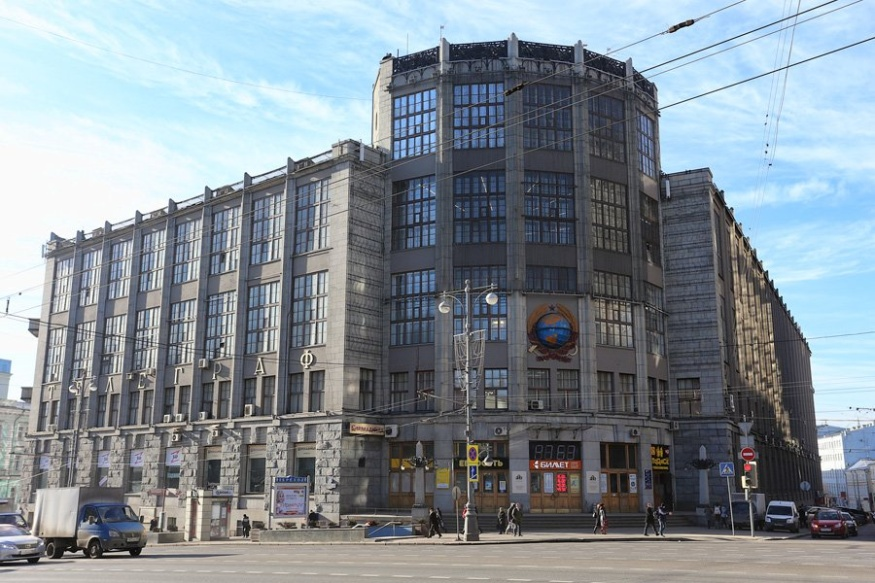
#> input picture Неделя 8. Ускоренные градиентные методы. Идея метода сопряженных градиентов/campus.jpg, 875 x 583 px, found by its file name
$ jupyter execute 'Неделя 9_Методы оптимизации_Домашнее задание.ipynb'
#> lines starting #> are read from the running program, lines starting #| are printed output that depends on the picture; long printed decimals are rounded
# Домашнее задание 9 (16 pts)

Неточный метод Ньютона. На слайдах этой недели — шаг Ньютона, демпфирование, BFGS и L-BFGS. Схема неточного Ньютона перенесена сюда: ниже она записана целиком, на слайдах её нет.

Метод Нестерова с известными $L$ и $\mu$ — слайд недели 8 «Схема, когда известны $L$ и $\mu$». Обратное обновление BFGS и условия Вульфа — слайды этой недели. Здесь повторены только константы, чтобы четыре метода сравнивались в одной постановке.

Во второй задаче гессиан собирают явно и по его структуре выбирают, как решать систему в шаге Ньютона.

Графики и письменный вывод обязательны в каждом пункте. Без комментария баллы за пункт не ставятся.

## Неточный метод Ньютона

### Зачем не решать систему точно

Шаг Ньютона — решение $\mathbf{H}_k\mathbf{d}=-\mathbf{g}_k$, где $\mathbf{g}_k=f'(\mathbf{x}_k)$ и $\mathbf{H}_k=f''(\mathbf{x}_k)$.

- Далеко от минимума квадратичная модель всё равно грубая. Тратить порядка $N^3$ на точное $\mathbf{d}$ нет смысла: снаружи шаг ещё укоротят.
- Близко к минимуму точность решения системы становится важной, но и там часто хватает невязки, сравнимой с $\|\mathbf{g}_k\|$, а не с машинным нулём.
- При большом $N$ гессиан не хранят. Нужна процедура «вектор на вход, $\mathbf{H}\mathbf{v}$ на выход» — та же договорённость, что с матрицей $\mathbf{A}$ у сопряжённых градиентов на неделе 8.

### Допуск на невязку

Направление $\mathbf{d}_k$ считают достаточно точным, если

$$
\|f''(\mathbf{x}_k)\mathbf{d}_k+f'(\mathbf{x}_k)\|
\le
\eta_k\|f'(\mathbf{x}_k)\|,
\qquad
0\le\eta_k<1.
$$

Число $\eta_k$ задаёт, какую долю невязки разрешено оставить. В условиях локальной теоремы Ньютона полный шаг с таким $\mathbf{d}_k$ сходится

- линейно, если $\eta_k\le\bar\eta<1$;
- сверхлинейно, если $\eta_k\to 0$;
- квадратично, если $\eta_k=O(\|f'(\mathbf{x}_k)\|)$.

Это теоремы 2.3 и 3.3 в [R. S. Dembo, S. C. Eisenstat, T. Steihaug, *Inexact Newton Methods*, SIAM J. Numer. Anal. **19** (1982), 400–408](https://doi.org/10.1137/0719025).
В задании ниже фиксирован один выбор, $\eta_k=\min(0{,}5,\|\mathbf{g}_k\|/\|\mathbf{g}_0\|)$. Он убывает к нулю пропорционально норме градиента, то есть имеет порядок $O(\|\mathbf{g}_k\|)$. Менять его от метода к методу не нужно.

На квадратичной модели невязка внешней итерации умножается на $\eta_k$ точно, потому что шаг берётся вдоль ньютоновского направления.

### Как считать направление

Гессиан не собирают. Систему $\mathbf{H}\mathbf{d}=-\mathbf{g}$ решают сопряжёнными градиентами.

1. Старт внутреннего цикла в базовом варианте — $\mathbf{d}=\mathbf{0}$. Тогда невязка равна $-\mathbf{g}$, и первый шаг идёт вдоль $-\mathbf{g}$. В пункте 3 сравниваются другие стартовые векторы. Для любого ненулевого старта невязку $\mathbf{r}=-(\mathbf{g}+\mathbf{H}\mathbf{d})$ считают заново: подставлять прошлый вектор невязки нельзя, правая часть уже другая.
2. Остановка: $\|\mathbf{H}\mathbf{d}+\mathbf{g}\|\le\eta\|\mathbf{g}\|$, либо исчерпан предел итераций $N$.
3. Если для пробного направления $\mathbf{p}$ оказалось $\mathbf{p}^\top\mathbf{H}\mathbf{p}\le 0$, цикл прерывают. Гессиан вдоль $\mathbf{p}$ не положительно определён, и шаг СГ по этой формуле не определён. Если ни одного успешного шага ещё не было, возвращают $-\mathbf{g}$ при нулевом старте и сам стартовый вектор, когда $\langle\mathbf{g},\mathbf{d}\rangle<0$. Иначе возвращают уже построенное $\mathbf{d}$.
4. После выхода проверяют спуск: если $\langle\mathbf{g},\mathbf{d}\rangle\ge 0$, направление заменяют на $-\mathbf{g}$. Нулевой старт при $\mathbf{H}\succ 0$ эту проверку проходит сам. Ненулевой старт — не всегда.
5. Снаружи — поиск Армихо с пробой $\alpha=1$, $c_1=10^{-4}$, укорочение $\rho=1/2$. Неточный шаг тоже может быть слишком длинным.

Один внутренний шаг стоит одного умножения на гессиан, который явно не собирается.

## Задача 1 (10 pts). Смазанный снимок с битыми пикселями

На неделе 8 тот же кадр восстанавливался квадратичной невязкой $\tfrac12\|\mathbf{K}\mathbf{u}-\mathbf{b}\|^2$. Квадрат считает битый пиксель обычным измерением: один выброс тянет за собой целое пятно. Здесь невязка растёт на больших остатках линейно, а не квадратично,

$$
f(\mathbf{u})
=
\sum_{i=1}^{N}\log\cosh\bigl((\mathbf{K}\mathbf{u}-\mathbf{b})_i\bigr)
+
\frac{\mu}{2}\|\mathbf{u}\|^2,
\qquad
N=n^2.
$$

Смазывание имитируется той же периодической гауссовой свёрткой, что в задании 8.
Ядро чётное, поэтому $\mathbf{K}=\mathbf{K}^\top$, а `blur_eigs` возвращает вещественные собственные значения. Резкий кадр — центральный квадрат `campus.jpg`, прореженный до $n\times n$: из каждого блока берётся один пиксель, без усреднения. В $f$ он не входит.

Градиент, $r=\mathbf{K}\mathbf{u}-\mathbf{b}$, уже есть в `gradient`:

$$
f'(\mathbf{u})
=
\mathbf{K}\tanh(r)+\mu\mathbf{u}.
$$

Умножения на гессиан в коде нет. Его выводят и программируют в пункте 1.

Вторая производная $\log\cosh$ равна $\mathrm{sech}^2$ и лежит в $(0,1]$. Ядро нормировано на единицу, поэтому $\|\mathbf{K}\|_2=\max_i|\lambda_i(\mathbf{K})|$. Код печатает это число: оно равно 1 с точностью до округления Фурье. Отсюда $L$-гладкость и сильная выпуклость со штрафом $\mu$,

$$
L=\|\mathbf{K}\|_2^2+\mu,
\qquad
\kappa=\frac{L}{\mu}.
$$

Константа сильной выпуклости — именно штраф $\mu$. Слагаемое со свёрткой положительно полуопределено и нижнюю оценку не улучшает.

Точный Ньютон в этом задании собирает гессиан столбцами: $i$-й столбец равен `hessian_vec` на $i$-м орте. Затем матрицу симметризуют, $(\mathbf{H}+\mathbf{H}^\top)/2$, и решают систему. Ускорять сборку диагонализацией свёртки не нужно. Сравнивается цена плотной матрицы с ценой нескольких умножений.

Старт всех методов — нулевой вектор. Допуск один: $\|\mathbf{g}_k\|/\|\mathbf{g}_0\|\le 10^{-6}$. Время — `time.perf_counter` вокруг цикла метода, вместе с поиском шага и внутренними сопряжёнными градиентами, без построения графиков.

1. **(2 pts)** Реализуйте `hessian_vec(u, v, eigvals, b, mu)`: по вектору `v` она возвращает $f''(\mathbf{u})\mathbf{v}$ и не собирает матрицу $N\times N$.

   Проверка — случайные $\mathbf{u}$ и $\mathbf{v}$ той же длины и шаг $\varepsilon=10^{-6}$. Сравните свой результат с центральной разностью

$$
\frac{f'(\mathbf{u}+\varepsilon\mathbf{v})-f'(\mathbf{u}-\varepsilon\mathbf{v})}{2\varepsilon}.
$$

   В комментарии запишите формулу произведения, относительную ошибку проверки и сколько вызовов `apply_K` стоит одно умножение. В методах ниже используйте `hessian_vec`, а не конечную разность.

2. **(3 pts)** Возьмите $n=128$, `sigma_blur = 2.0`, $\mu=10^{-3}$, `seed = 0`. Посчитайте $\kappa$.

   Запустите четыре метода.

   - Демпфированный Ньютон. Сборка плотного гессиана $\mathbf{H}$. Поиск Армихо: проба $\alpha=1$, $c_1=10^{-4}$, $\rho=1/2$. Бюджет — 20 внешних шагов.
   - Неточный Ньютон с нулевым стартом СГ и $\eta_k=\min(0{,}5,\|\mathbf{g}_k\|/\|\mathbf{g}_0\|)$. Тот же Армихо. Внутренний бюджет — $N$ умножений на гессиан на один внешний шаг. Внешний бюджет — 20 шагов.
   - Нестеров с известными $L$ и $\mu$: упреждение $\mathbf{y}_k=\mathbf{x}_k+\beta(\mathbf{x}_k-\mathbf{x}_{k-1})$, затем шаг $1/L$ из $\mathbf{y}_k$, $\beta=(\sqrt{\kappa}-1)/(\sqrt{\kappa}+1)$, $\mathbf{x}_{-1}=\mathbf{x}_0$. Бюджет — 2000 итераций.
   - BFGS. Обратное обновление со слайда, условия Вульфа с $c_1=10^{-4}$, $c_2=0{,}9$, проба $\alpha=1$. После первого принятого шага с $\mathbf{y}^\top\mathbf{s}>0$ положите $\mathbf{H}\leftarrow\gamma\mathbf{I}$, $\gamma=(\mathbf{s}^\top\mathbf{y})/(\mathbf{y}^\top\mathbf{y})$, и уже к этой матрице примените обновление. При $\mathbf{y}^\top\mathbf{s}\le 0$ обновление пропускайте. Если $\langle\mathbf{g},\mathbf{d}\rangle\ge 0$, берите $\mathbf{d}=-\mathbf{g}$. Бюджет — 250 итераций.

   Если бюджет кончился раньше допуска, так и запишите.

   На одном графике с логарифмической осью $y$ — относительная норма градиента против номера итерации. Для обоих Ньютонов номер — внешний шаг, для Нестерова и BFGS — шаг метода, без укорочений поиска. На втором таком же графике по горизонтали — секунды от старта метода.

   В таблице: итерации до допуска, секунды, финальная относительная норма. Для неточного Ньютона добавьте суммарное число вызовов `hessian_vec`.

   Рядом с наблюдением $\mathbf{b}$ покажите резкий кадр и восстановление точного Ньютона.

   В комментарии: кто впереди по итерациям и кто по времени; почему метод с меньшим числом итераций может быть медленнее; как число шагов Нестерова соотносится с $\sqrt{\kappa}$, а хвост Ньютона — с локальной квадратичной фазой. По кадру: остались ли битые пиксели яркими пятнами.

3. **(3 pts)** Та же задача, $n=128$, тот же $\eta_k$, тот же допуск и те же бюджеты. Меняется только стартовый вектор СГ внутри неточного Ньютона. Принятый шаг $\mathbf{s}_{k-1}=\mathbf{x}_k-\mathbf{x}_{k-1}$ уже включает множитель Армихо. На первом внешнем шаге все четыре схемы стартуют с нуля.

   - Нулевой старт, $\mathbf{d}_0=\mathbf{0}$.
   - Прошлый шаг, $\mathbf{d}_0=\mathbf{s}_{k-1}$.
   - Масштабированный прошлый шаг, $\mathbf{d}_0=\mathbf{s}_{k-1}\,\|\mathbf{g}_k\|/\|\mathbf{g}_{k-1}\|$.
   - Масштабированный шаг с отказом. Пробный вектор — тот же, что в предыдущей схеме. Если $\|\mathbf{H}\mathbf{d}_0+\mathbf{g}_k\|<\|\mathbf{g}_k\|$, стартуйте с него, иначе с нуля. Проверочное умножение входит в счётчик. Невязка нулевого вектора равна $\|\mathbf{g}_k\|$, поэтому порог сравнивает пробный старт с нулевым.

   Для ненулевого $\mathbf{d}_0$ невязка пересчитывается, и это умножение тоже считается. Правило отрицательной кривизны и замена направления на $-\mathbf{g}$ при $\langle\mathbf{g},\mathbf{d}\rangle\ge 0$ — из раздела выше.

   На одном графике — число вызовов `hessian_vec` на внешнем шаге, четыре линии. В таблице: внешние итерации, суммарные умножения, секунды и сколько раз проверка спуска заменила направление на $-\mathbf{g}$.

   В комментарии: на каких внешних шагах схемы расходятся и почему прошлый шаг Ньютона может быть для СГ хуже нуля. Опирайтесь на невязку нулевого старта.

4. **(2 pts)** Повторите пункт 2 при $n=256$. Те же $\sigma$, $\mu$, `seed`, допуск. Неточный Ньютон — только с нулевым стартом. Точный Ньютон запускайте один раз. Если он не уложился в 3 минуты, остановите и запишите время и достигнутую норму градиента.

   Таблица — итерации и секунды. В комментарии: сохранился ли порядок методов по итерациям и как время точного Ньютона выросло с $N=n^2$. Одно умножение на гессиан — две свёртки, сборка матрицы — $N$ таких умножений.

[cell 1]
import time
import numpy as np
import matplotlib.pyplot as plt


def blur_eigs(n, sigma):
    """Собственные значения гауссовой свёртки с периодической границей."""
    ax = np.arange(n)
    dist = np.minimum(ax, n - ax).astype(float)
    xx, yy = np.meshgrid(dist, dist, indexing="ij")
    ker = np.exp(-(xx ** 2 + yy ** 2) / (2.0 * sigma ** 2))
    ker /= ker.sum()
    return np.fft.fft2(ker).real


def apply_K(u, eigvals):
    """Одна свёртка. eigvals — то, что вернул blur_eigs."""
    U = np.asarray(u, dtype=float).reshape(eigvals.shape)
    return np.fft.ifft2(eigvals * np.fft.fft2(U)).real.ravel()


def load_sharp(path, n):
    """Яркость campus.jpg: центральный квадрат, один пиксель из блока.
    Усреднения нет, иначе резкий кадр уже смазан. В f не входит.
    """
#> called with path = 'campus.jpg', n = 256
    rgb = np.asarray(plt.imread(path), dtype=float)
    if rgb.max() > 1.5:
        rgb = rgb / 255.0
    gray = rgb[..., :3] @ np.array([0.2989, 0.5870, 0.1140])
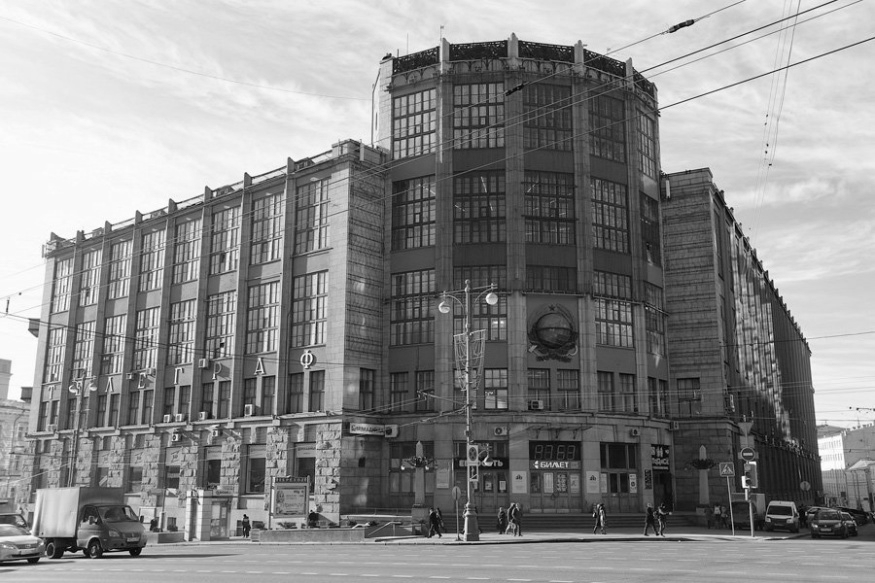
#> gray: shape (583, 875) float64; min 0.000894, max 1, mean 0.548
    height, width = gray.shape
#> height = 583; width = 875
    side = min(height, width)
#> side = 583
    top = (height - side) // 2
#> top = 0
    left = (width - side) // 2
#> left = 146
    gray = gray[top:top + side, left:left + side]
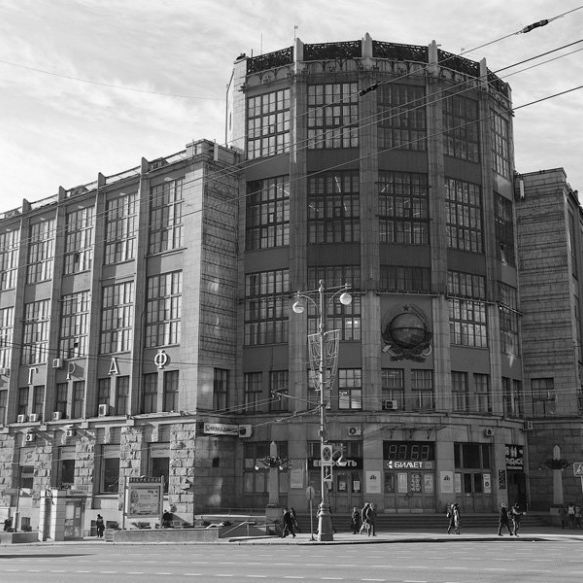
#> gray: shape (583, 583) float64; min 0.00369, max 0.999, mean 0.478
    block = side // n
#> block = 2
    gray = gray[: block * n, : block * n]
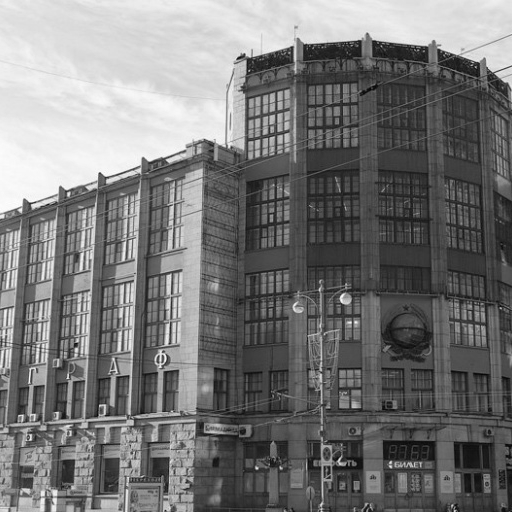
#> gray: shape (512, 512) float64; min 0.023, max 0.999, mean 0.47
    return gray[block // 2::block, block // 2::block][:n, :n]
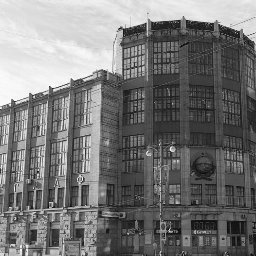
#> returned value: shape (256, 256) float64; min 0.0241, max 0.999, mean 0.47


def logcosh(r):
    """Устойчивый log(cosh r): при большом |r| это |r| - log 2."""
    a = np.abs(r)
    return a + np.log1p(np.exp(-2.0 * a)) - np.log(2.0)


def value(u, eigvals, b, mu):
    r = apply_K(u, eigvals) - b
    return float(np.sum(logcosh(r)) + 0.5 * mu * np.dot(u, u))


def gradient(u, eigvals, b, mu):
    r = apply_K(u, eigvals) - b
    return apply_K(np.tanh(r), eigvals) + mu * u


# Пункт 1: def hessian_vec(u, v, eigvals, b, mu) возвращает f''(u) v.


def make_observation(n, sigma, mu, seed=0, path="campus.jpg"):
    """Наблюдение b: смазывание слабый гауссов шум и n битых пикселей."""
    eigvals = blur_eigs(n, sigma)
    sharp = load_sharp(path, n).ravel()
    rng = np.random.default_rng(seed)
    blurred = apply_K(sharp, eigvals)
    b = blurred + 0.01 * rng.normal(size=blurred.shape)
    broken = rng.choice(n * n, size=n, replace=False)
    b[broken] += rng.choice([-1.0, 1.0], size=n) * rng.uniform(0.8, 1.5, size=n)
    spec = float(np.max(np.abs(eigvals)))
    L = spec ** 2 + mu
    return {
        "eigvals": eigvals,
        "b": b,
        "sharp": sharp,
        "mu": mu,
        "L": L,
        "kappa": L / mu,
        "spec": spec,
    }


n = 256
sigma_blur = 2.0
mu_penalty = 1e-3
problem = make_observation(n, sigma_blur, mu_penalty, seed=0)
#> problem = 7 items
print(
    f"N = {n * n},  ||K|| = {problem['spec']:.6f},  "
    f"L = {problem['L']:.6f},  kappa = {problem['kappa']:.1f}"
)
#| N = 65536,  ||K|| = 1.000,  L = 1.001,  kappa = 1001.0

fig, axes = plt.subplots(1, 2, figsize=(7.2, 3.2))
axes[0].imshow(
    problem["sharp"].reshape(n, n), cmap="gray", vmin=0, vmax=1, interpolation="nearest"
)
axes[0].set_title("резкий кадр")
axes[1].imshow(
    problem["b"].reshape(n, n), cmap="gray", vmin=0, vmax=1, interpolation="nearest"
)
axes[1].set_title("наблюдение")
for ax in axes:
    ax.set_xticks([])
    ax.set_yticks([])
fig.tight_layout()

# Место для вашего решения
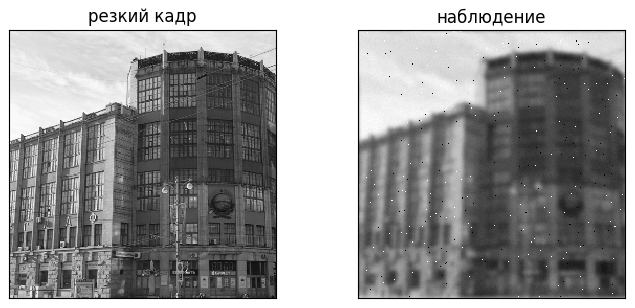
#> figure drawn by matplotlib, 2 panels
